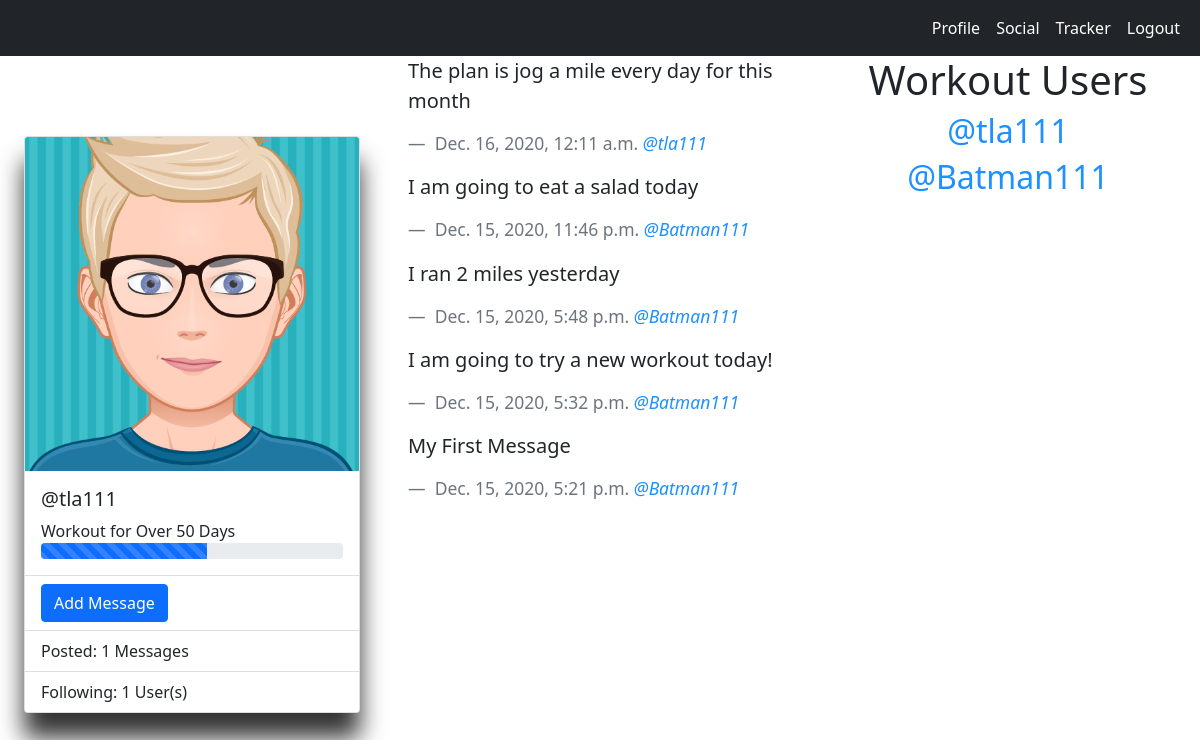
Page /social/ (signed in) on the earlier database version.
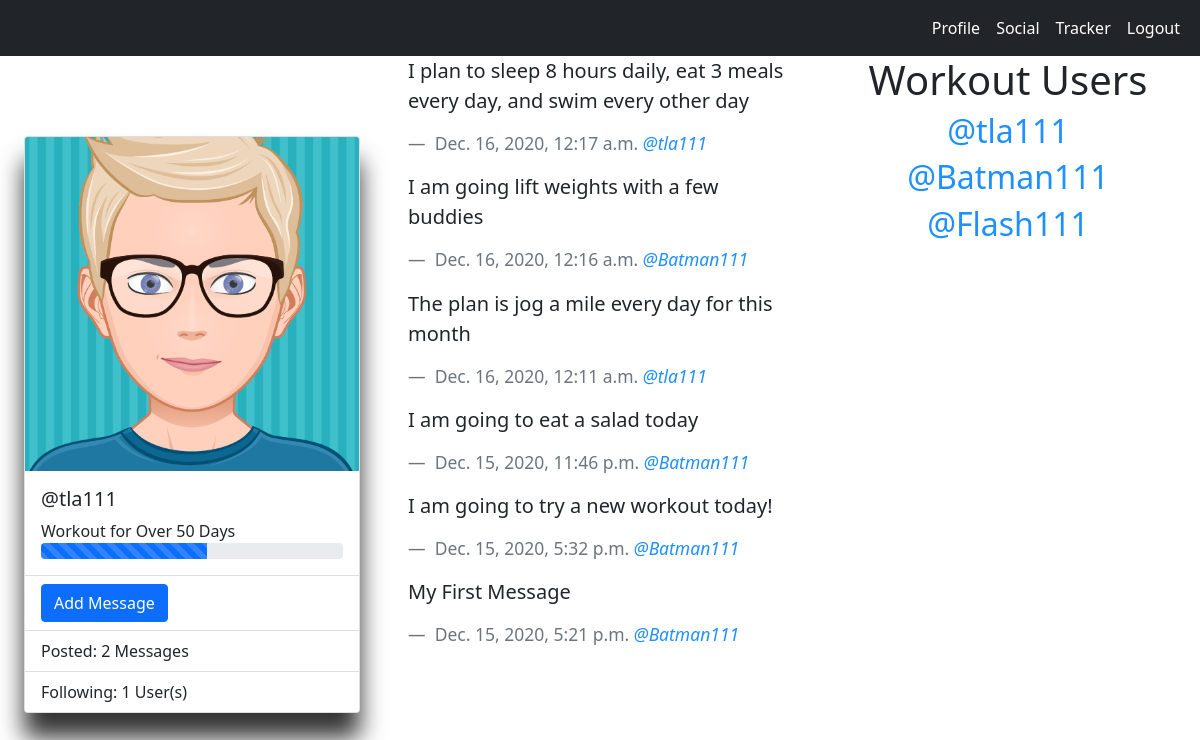
Same page on the later database version.
### social/models.py (models this page shows, shortened)
class Message(models.Model):
    author = models.ForeignKey(WorkoutUser, on_delete=models.CASCADE)
    post = models.CharField(max_length=150)
    time_published = models.DateTimeField(default=timezone.now)

### workoutuser/models.py (models this page shows)
class WorkoutUser(AbstractUser):
    FITNESS = (
        ('Beginner', 'Beginner'),
        ('Intermediate', 'Intermediate'),
        ('Advanced', 'Advanced'),
    )
    display_name = models.CharField(
        max_length=200, blank=True, null=True, default=None)
    age = models.CharField(max_length=2, blank=True, null=True, default=None)
    height = models.CharField(
        max_length=2, blank=True, null=True, default=None)
    weight = models.CharField(
        max_length=3, blank=True, null=True, default=None)
    fitness_level = models.CharField(
        max_length=200, choices=FITNESS, blank=True, null=True, default=None)
    goal_one = models.CharField(max_length=200)
    goal_two = models.CharField(max_length=200)
    goal_three = models.CharField(max_length=200)
    goal_four = models.CharField(max_length=200)
    goal_five = models.CharField(max_length=200)
    follow = models.ManyToManyField('self', symmetrical=False, blank=True)
    def __str__(self):
        return f"{self.username}"

### social/views.py (the view)
# urls.py: path('social/', social_dashboard_view, name='social'),
@login_required()
def social_dashboard_view(request):
    workout_user = WorkoutUser.objects.get(username=request.user)
    workout_users = WorkoutUser.objects.all()
    messages = Message.objects.filter(
        author=request.user)
    messages_count = Message.objects.filter(author=request.user).all().count()
    followers = workout_user.follow.all()
    follow_count = workout_user.follow.all().count()
    for f in followers:
        following_messages = Message.objects.filter(author=f)
        messages = messages | following_messages
    messages = messages.order_by('-time_published')
    return render(request, 'social.html', {
        'messages': messages,
        'messages_count': messages_count,
        'workout_users': workout_users,
        'follow_count': follow_count
    })

### templates/social.html (shortened to what this page needs)
{% load static %}
<!DOCTYPE html>
<html lang="en">
  <head>
    <link
      href="https://cdn.jsdelivr.net/npm/bootstrap@5.0.0-beta1/dist/css/bootstrap.min.css"
      rel="stylesheet"
    />
    <link rel="stylesheet" href="{% static 'social.css' %}" />
  </head>
  <body>
    {% include "navigation.html" %}
    <div class='container_fluid'>
      <div class='row'>
        <div class='col box box1'>
          <div class="card" style="width: 21rem;">
            <img class="card-img-top" src="{% static 'images/AvatarCharacter.png' %}" alt="Hi!" />
            <div class="card-body">
              <h5 class="card-title">@{{user.username}}</h5>
                Workout for Over 50 Days
             <div class="progress">
              <div class="progress-bar progress-bar-striped progress-bar-animated" role="progressbar" aria-valuenow="75" aria-valuemin="0" aria-valuemax="100" style="width: 55%;"></div>
            </div>
            </div>
            <ul class="list-group list-group-flush">
              <li class="list-group-item">
                <button class='btn btn-primary'>
                  <a href='/addmessage/'>Add Message</a>
                </button>
              </li>
              <li class="list-group-item">Posted: {{messages_count}} Messages </li>
              <li class="list-group-item">Following: {{follow_count}} User(s)</li>
            </ul>
          </div>
        </div>
        <div class='col box box2'>
            {% for message in messages %}
            <blockquote class="blockquote">
              <p class="mb-0">{{message.post}}</p>
              <br>
              <footer class="blockquote-footer">
                {{message.time_published}}
                <cite title="Source Title">
                  <a href='/authordetail/{{message.author.id}}'>@{{message.author}}</a>
                </cite>
              </footer>
            </blockquote>
            {% endfor %}
        </div>
        <div class='col box box3'>
          <h1>Workout Users</h1>
          {% for user in workout_users %}
            <a href='/authordetail/{{user.id}}'>
              <h2>@{{user.username}}</h2>
            </a>
          {% endfor %}
        </div>
      </div>
    </div>
  </body>
</html>

Differences in the rows shown:
removed Message: post "I ran 2 miles yesterday", time_published "Dec. 15, 2020, 5:48 p.m.", author "Batman111"
added Message: post "I plan to sleep 8 hours daily, eat 3 meals every day, and swim every other day", time_published "Dec. 16, 2020, 12:17 a.m.", author "tla111"
added Message: post "I am going lift weights with a few buddies", time_published "Dec. 16, 2020, 12:16 a.m.", author "Batman111"
added WorkoutUser: username "Flash111"
Other differences:
{{ messages_count }}: "1" → "2"
